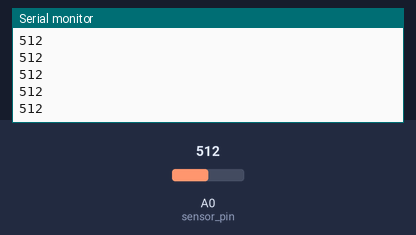
The sketch below on a simulated Arduino Uno, built with avr-gcc and run on an emulated ATmega328P. On the bench: the last lines printed to the serial monitor. Inputs (shaded band) come from the test bench; at power-on: A0 (sensor_pin) = 512.

Above: at 1.2 s.
1.3 s: A0 (sensor_pin) set to 716
At 2.2 s:
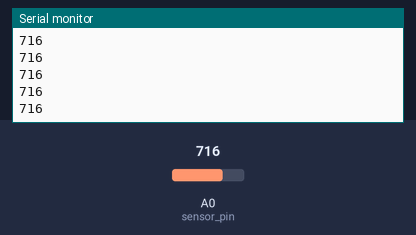
2.8 s: A0 (sensor_pin) set to 900
At 3.6 s:
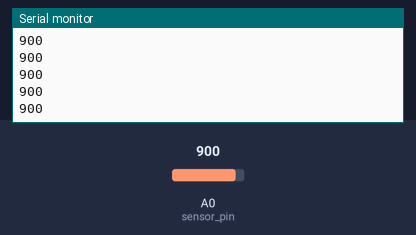
Timing chart, 0 to 5.8 s (numbered marks = the images above; inputs shaded):
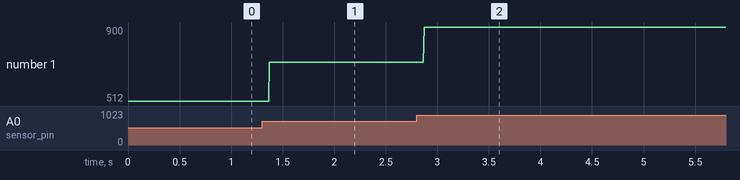

Measured:
- after the input at 1.3 s, the serial monitor: prints a new line after 0.07 s (image 1)
- after the input at 2.8 s, the serial monitor: prints a new line after 0.07 s (image 2)
- plotted number 1: 512 → 716 after the input at 1.3 s, 716 → 900 after the input at 2.8 s

The sketch:

Program_Soil_Moisture_Sensor.ino
```cpp
/*
 * SOIL MOISTURE SENSOR
 * ----------------------------
 * This program reads the readings of a soil moisture sensor
 * and display them on serial monitor
 *
 */

int sensor_pin = A0;      //name of the sensor pin to use
int val = 0;              //variable to store sensor readings
void setup() {
Serial.begin(9600);
}

void loop() {
val = analogRead(A0);     //start reading values fro the sensor
Serial.println(val);      //print these values on Serial Monitor
}
```
